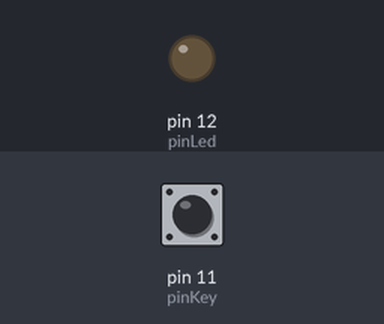
The sketch below on a simulated Arduino Uno, built with avr-gcc and run on an emulated ATmega328P. On the bench: output pins drawn as LEDs (lit = HIGH). Dashed ring = blinking. The inputs (shaded band) are chosen by the test bench; at power-on: pin 11 (pinKey) HIGH.

Above: at 1.2 s.
1.3 s: pin 11 (pinKey) pulled LOW for 0.15 s
At 2.2 s:
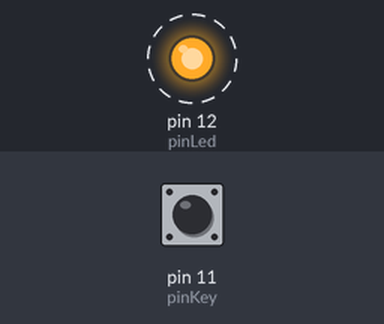
Timing chart, 0 to 10.4 s (numbered marks = the images above; inputs shaded):
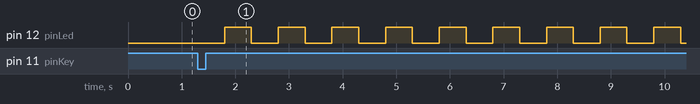

The sketch:

light_sensor_blinking.ino
```cpp
const int pinLed = 12;
const int pinKey = 11;

boolean mode = true;
unsigned long lastTime = 0;

void setup() {
  pinMode(pinLed, OUTPUT);
  pinMode(pinKey, INPUT_PULLUP);
}

void loop() {
  if (digitalRead(pinKey) == LOW) {
    delay(500);
    mode = !mode;
  }

  if (mode) {
    if (millis() - lastTime > 3000) {
      lastTime = millis();
      digitalWrite(pinLed, !digitalRead(pinLed));
    }
  } else {
    digitalWrite(pinLed, HIGH);
    delay(500);
    digitalWrite(pinLed, LOW);
    delay(500);
  }
}
```

Measured:
- by itself, pin 12 (pinLed): alternates HIGH for 0.50 s and LOW for 0.50 s
